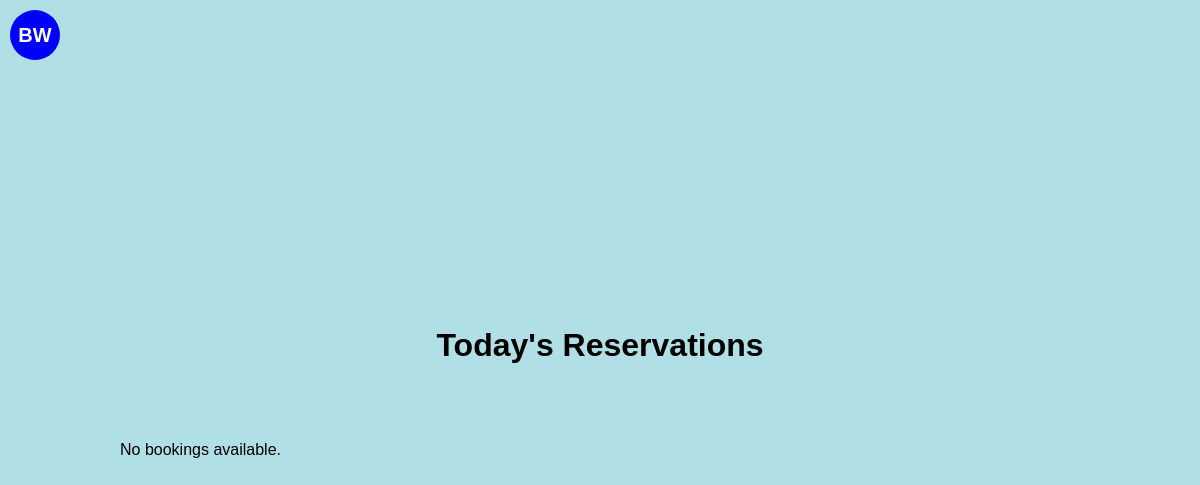
The app's page /, older data.
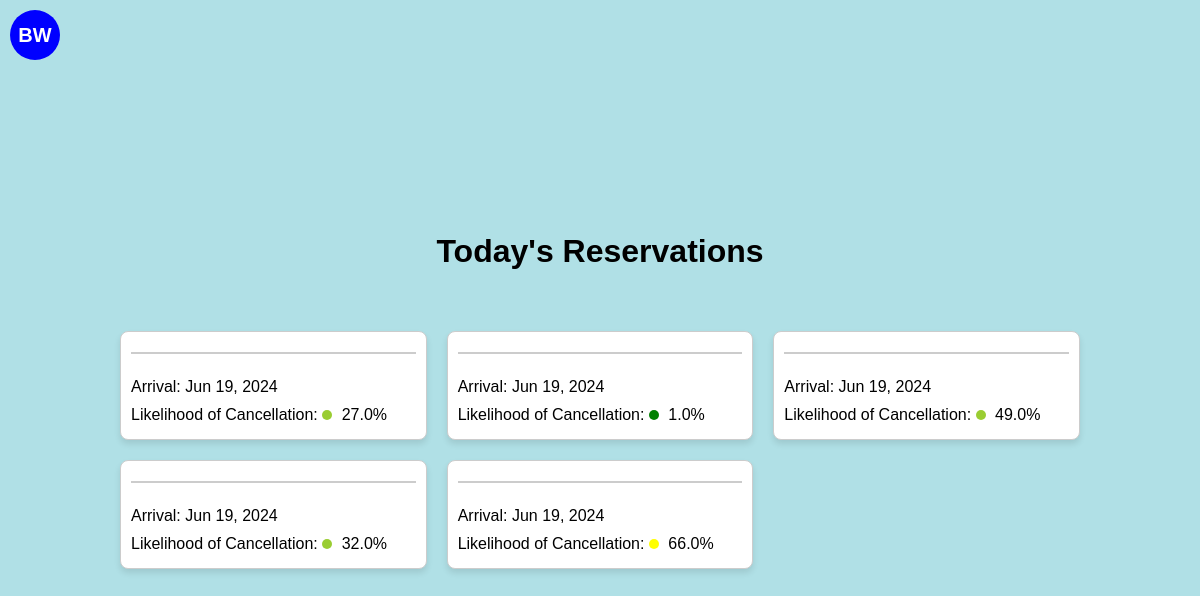
The same page, newer data.
### cancellationPredictor/models.py (models this page shows, shortened)
class Booking(models.Model):
    month_of_booking = models.IntegerField()
    day_of_booking = models.IntegerField()
    weekday_of_booking = models.IntegerField()
    month_of_arrival = models.IntegerField()
    day_of_arrival = models.IntegerField()
    weekday_of_arrival = models.IntegerField()
    num_of_nights = models.IntegerField()
    is_repeated_guest = models.BooleanField()
    previous_stays = models.IntegerField()
    previous_cancellations = models.IntegerField()
    booking_to_arrival_duration = models.IntegerField()
    rate = models.DecimalField(max_digits=10, decimal_places=2)  # Assuming 'Rate' needs to handle decimals
    override = models.DecimalField(max_digits=10, decimal_places=2)  # Assuming 'Override' is a monetary value
    probability = models.DecimalField(max_digits=10, decimal_places=6)  # Storing probabilities with precision
    prediction = models.BooleanField()  # Assuming prediction is a binary outcome (True/False)
    guest_name = models.TextField()  # Adjust max_length as needed
    date_booking_made = models.DateField()
    scheduled_arrival = models.DateField()

### cancellationPredictor/views.py (the view)
# urls.py: path('', BookingListView.as_view(), name='booking-list'),
class BookingListView(ListView):
    model = Booking
    template_name = 'cancellationPredictor/booking_list.html'
    context_object_name = 'bookings'
    def get_queryset(self):
        today = timezone.localdate()
        today_arrivals = Booking.objects.filter(scheduled_arrival=today)
        fake = Faker()  # Create a Faker generator instance
        for booking in today_arrivals:
            booking.guest_name = fake.name()
        return today_arrivals

### cancellationPredictor/templatetags/custom_filters.py (called while the page is built)
@register.filter(name='multiply')
def multiply(value, arg):
    try:
        return float(value) * float(arg)
    except (ValueError, TypeError):
        return ''  # You might choose to handle the error differently.

### templates/cancellationPredictor/booking_list.html (shortened to what this page needs)
{% load custom_filters %}
<!DOCTYPE html>
<html>
<head>
</head>
<body>
    <div id="logo">BW</div>
    <h1>Today's Reservations</h1>
    <div class="grid-container">
        {% for booking in bookings %}
        <div class="card">
            <h3>{{ booking.guest_name }}</h3>
            <p>Arrival: {{ booking.scheduled_arrival|date:"M d, Y" }}</p>
            <p>Likelihood of Cancellation:
                <span class="probability-circle" style="background-color:
                    {% if booking.probability|multiply:100 < 25 %}
                        green
                    {% elif booking.probability|multiply:100 < 50 %}
                        yellowgreen
                    {% elif booking.probability|multiply:100 < 75 %}
                        yellow
                    {% else %}
                        red
                    {% endif %};
                "></span>
                {{ booking.probability|floatformat:2|multiply:100 }}%
            </p>
        </div>
        {% empty %}
        <p>No bookings available.</p>
        {% endfor %}
    </div>
</body>
</html>

### templates/cancellationPredictor/booking_list.html (style rules this page uses)
body { display: flex; flex-direction: column; align-items: center; justify-content: center; min-height: 100vh; margin: 0; font-family: Arial, sans-serif; background-color: #B0E0E6; }
#logo { position: absolute; top: 10px; left: 10px; width: 50px; height: 50px; background-color: #0000FF; border-radius: 50%; display: flex; justify-content: center; align-items: center; color: white; font-weight: bold; font-size: 20px; }
.grid-container { display: grid; grid-template-columns: repeat(auto-fill, minmax(250px, 1fr)); grid-gap: 20px; padding: 20px; width: 80%; max-width: 1000px; margin-top: 20px; }
.card { background-color: #FFFFFF; border: 1px solid #ccc; border-radius: 8px; box-shadow: 0 4px 6px rgba(0,0,0,0.1); padding: 10px; display: flex; flex-direction: column; justify-content: space-between; }
.card h3 { margin-top: 0; color: #333; border-bottom: 2px solid #ccc; padding-bottom: 10px; }
.card p { margin: 5px 0; }
.probability-circle { height: 10px; width: 10px; border-radius: 50%; display: inline-block; margin-right: 5px; }

Row changes from the older to the newer data that the page shows:
added Booking: scheduled_arrival "Jun 19, 2024", probability|multiply "27.0"
added Booking: scheduled_arrival "Jun 19, 2024", probability|multiply "1.0"
added Booking: scheduled_arrival "Jun 19, 2024", probability|multiply "49.0"
added Booking: scheduled_arrival "Jun 19, 2024", probability|multiply "32.0"
added Booking: scheduled_arrival "Jun 19, 2024", probability|multiply "66.0"
Text that changed along with them:
text no longer shown: "No bookings available."
